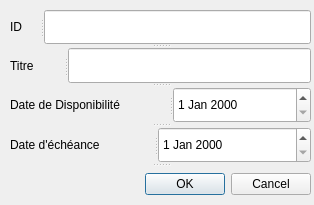
<?xml version="1.0" encoding="UTF-8"?>
<ui version="4.0">
 <class>AjoutProjetWindow</class>
 <widget class="QDialog" name="AjoutProjetWindow">
  <property name="geometry">
   <rect>
    <x>0</x>
    <y>0</y>
    <width>314</width>
    <height>205</height>
   </rect>
  </property>
  <property name="windowTitle">
   <string>Ajout de Projet</string>
  </property>
  <widget class="QSplitter" name="splitter_5">
   <property name="geometry">
    <rect>
     <x>10</x>
     <y>10</y>
     <width>301</width>
     <height>191</height>
    </rect>
   </property>
   <property name="orientation">
    <enum>Qt::Vertical</enum>
   </property>
   <widget class="QSplitter" name="splitter">
    <property name="orientation">
     <enum>Qt::Horizontal</enum>
    </property>
    <widget class="QLabel" name="Id_Lab">
     <property name="text">
      <string>ID</string>
     </property>
    </widget>
    <widget class="QLineEdit" name="Id_Edit"/>
   </widget>
   <widget class="QSplitter" name="splitter_2">
    <property name="orientation">
     <enum>Qt::Horizontal</enum>
    </property>
    <widget class="QLabel" name="Titre_Lab">
     <property name="text">
      <string>Titre</string>
     </property>
    </widget>
    <widget class="QLineEdit" name="Titre_Edit"/>
   </widget>
   <widget class="QSplitter" name="splitter_3">
    <property name="orientation">
     <enum>Qt::Horizontal</enum>
    </property>
    <widget class="QLabel" name="Dispo_Lab">
     <property name="text">
      <string>Date de Disponibilité</string>
     </property>
    </widget>
    <widget class="QDateEdit" name="Dispo_Edit"/>
   </widget>
   <widget class="QSplitter" name="splitter_4">
    <property name="orientation">
     <enum>Qt::Horizontal</enum>
    </property>
    <widget class="QLabel" name="Echeance_Lab">
     <property name="text">
      <string>Date d'échéance</string>
     </property>
    </widget>
    <widget class="QDateEdit" name="Echeance_Edit"/>
   </widget>
   <widget class="QDialogButtonBox" name="buttonBox">
    <property name="orientation">
     <enum>Qt::Horizontal</enum>
    </property>
    <property name="standardButtons">
     <set>QDialogButtonBox::Cancel|QDialogButtonBox::Ok</set>
    </property>
   </widget>
  </widget>
 </widget>
 <resources/>
 <connections>
  <connection>
   <sender>buttonBox</sender>
   <signal>accepted()</signal>
   <receiver>AjoutProjetWindow</receiver>
   <slot>accept()</slot>
   <hints>
    <hint type="sourcelabel">
     <x>248</x>
     <y>254</y>
    </hint>
    <hint type="destinationlabel">
     <x>157</x>
     <y>274</y>
    </hint>
   </hints>
  </connection>
  <connection>
   <sender>buttonBox</sender>
   <signal>rejected()</signal>
   <receiver>AjoutProjetWindow</receiver>
   <slot>reject()</slot>
   <hints>
    <hint type="sourcelabel">
     <x>316</x>
     <y>260</y>
    </hint>
    <hint type="destinationlabel">
     <x>286</x>
     <y>274</y>
    </hint>
   </hints>
  </connection>
 </connections>
</ui>
